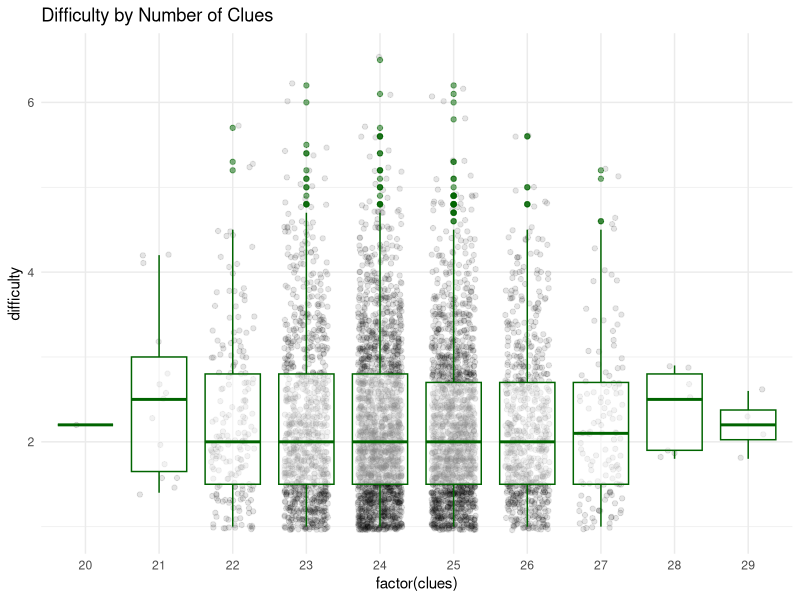
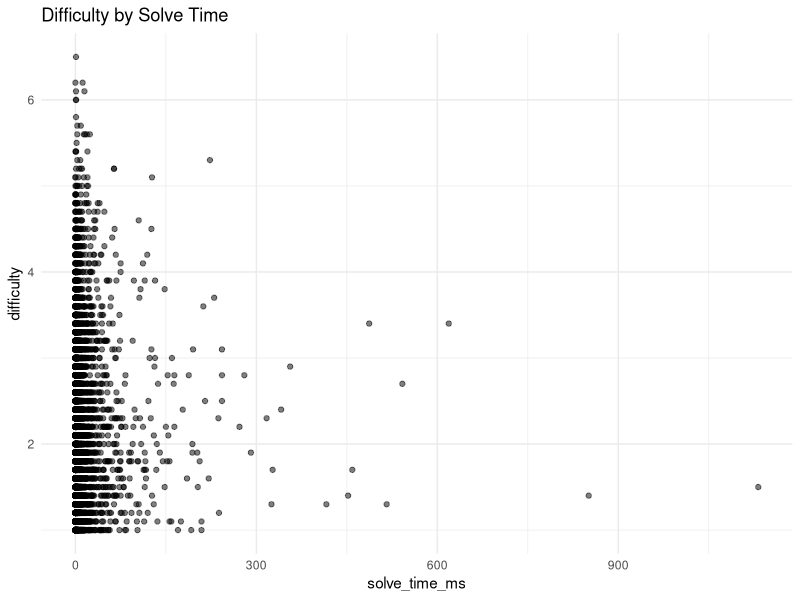
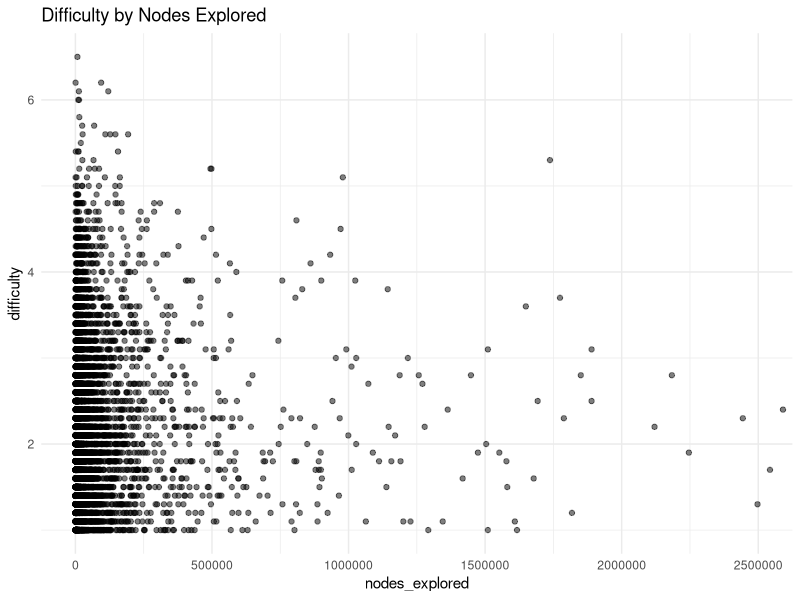
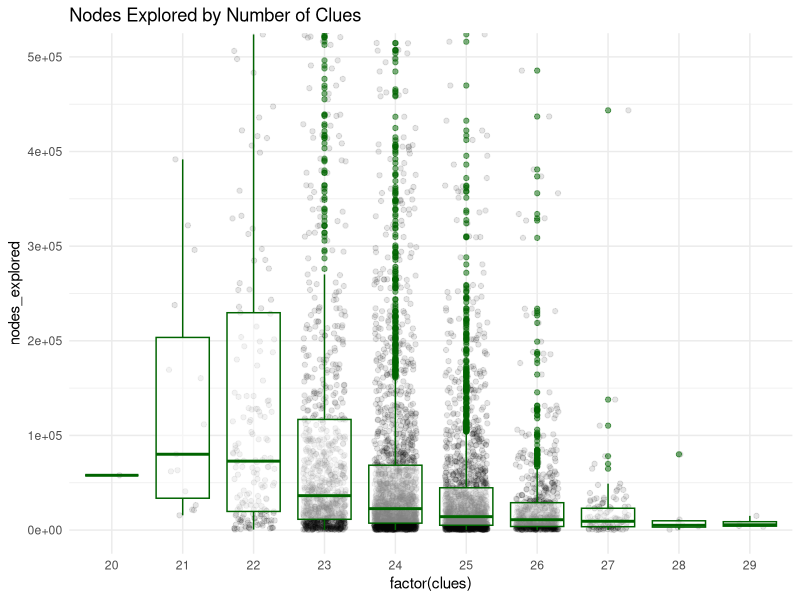

These charts were generated, in order, by the following R code:
## ---- chunk 1
#| include: false
options(repos = c(CRAN = "https://cran.rstudio.com/"))
## ---- chunk 2
#| echo: false
library(tidyverse)
library(dplyr)
library(here)
## ---- chunk 3
sudoku_data <- read_csv(here("data", "sample_10000.csv"))

sudoku_data_processed <- sudoku_data |>
  filter(is_solved == TRUE) |>
  filter(difficulty != 0)

glimpse(sudoku_data_processed)
## ---- chunk 4
ggplot(sudoku_data_processed, aes(x = factor(clues), y = difficulty)) +
  geom_jitter(alpha = 0.1, width = 0.3) +
  geom_boxplot(alpha = 0.5, color = "darkgreen") +
  labs(title = "Difficulty by Number of Clues") +
  theme_minimal()
## ---- chunk 5
ggplot(sudoku_data_processed, aes(x = solve_time_ms, y = difficulty)) +
  geom_point(alpha = 0.5) +
# coord_cartesian(xlim = c(0, 2500000)) +
  labs(title = "Difficulty by Solve Time") +
  theme_minimal()
## ---- chunk 6
ggplot(sudoku_data_processed, aes(x = nodes_explored, y = difficulty)) +
  geom_point(alpha = 0.5) +
  coord_cartesian(xlim = c(0, 2500000)) +
  labs(title = "Difficulty by Nodes Explored") +
  theme_minimal()
## ---- chunk 7
ggplot(sudoku_data_processed, aes(x = factor(clues), y = nodes_explored)) +
  geom_jitter(alpha = 0.1, width = 0.3) +
  geom_boxplot(alpha = 0.5, color = "darkgreen") +
  coord_cartesian(ylim = c(0, 500000)) +
  labs(title = "Nodes Explored by Number of Clues") +
  theme_minimal()
